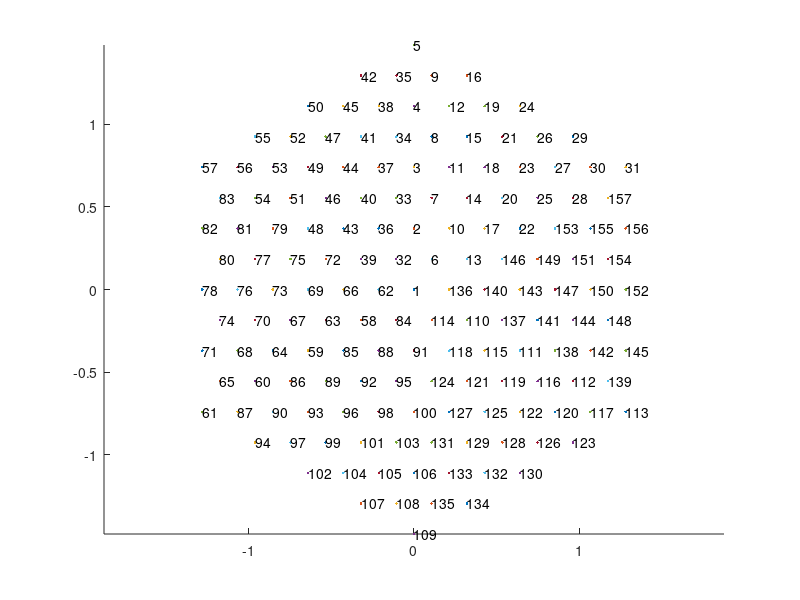

The MATLAB script that drew this image: (Note: this script raises an error after producing the figure.)
clear;

%--------------------------------------------------------------------------
% load in Potential.mat
%--------------------------------------------------------------------------

load('Potential.mat');
% contains: - matrix of grid point (x,y)-positions
%           - vector of AQ angles
%           - vector of weights for each point
%           - matrix of sampled potentials (i.e. Fourier components at each point and each angle)

%--------------------------------------------------------------------------
% plot the locations of the 157 grid points
%--------------------------------------------------------------------------

% Plotting of 157 pts.
figure; hold on; axis equal;
x_157=xypos(:,1); y_157=xypos(:,2);
for i=1:size(xypos,1)
    plot (x_157(i),y_157(i),'.')
    text(x_157(i),y_157(i),num2str(i));
end



% Number of Interpolation Points for rectangular grid & angle interpolation
nx=120;
ny=200;
ntheta=25; % to request 30 theta vals., starting at 0, e.g., set ntheta=31

%% define range over which potential will be calculated
% potential is calculated across region (x,y) \in ([0,ax],[0,ay])

% the maximum x-displacement of the WS cell is half the basic horizontal lattice spacing
ax=2*max(xypos(:,1));

% the maximum y-displacement of the WS cell is half the basic vertical lattice spacing
ay=3*max(xypos(:,2));

% axes are typically chosen such that dir(x) || dir(a1)
a=ax;

% number of points in non-interpolated WS cell
np=157;

V3Dinterp=V3Dinterp_AQ;

%% --------------------------------------------------------------------------
% interpolating in theta
%--------------------------------------------------------------------------

% intitial number of angles
ntheta0=length(thetapos);

% generate new linearly-spaced vector from [0,2*pi) with ntheta-1 entries
thetavec=linspace(0,2*pi,ntheta); thetavec=thetavec(1:(ntheta-1));

ntheta=ntheta-1;

% use cubic interpolation with spline() function to interpolate in theta dimension for each position (x,y)
for ixy=1:(size(xypos,1))
    V3Dinterp_temp(ixy,:)=spline(thetapos,V3Dinterp(ixy,:),thetavec); % spline() uses cubic interpolation
end
V3Dinterp=V3Dinterp_temp;

%% --------------------------------------------------------------------------
% interpolating in x and y
%--------------------------------------------------------------------------

% original integer factor N as defined in the theoretical bckgd
nscale=12;

% use halvespacing() method to double the resolution of V3Dinterp
[V3Dnew, xyposnew, weightnew, npnew, nscalenew] = halvespacing(V3Dinterp, xypos, weight, np,nscale,a,14);

%% --------------------------------------------------------------------------
% interpolating in x and y
%--------------------------------------------

% basic vertical reciprocal lattice spacing
G1=4*pi/sqrt(3)/a;

% basic vertical reciprocal lattice spacing
Gx0=2*pi/ax;

% basic vertical reciprocal lattice spacing
Gy0=2*pi/ay;

%this gives twice the point spacing in the original grid

% iGp is the number of mesh cells in real space to lattice cell along one direction
iGp=0;

% iterate through desired no of points
for ix=1:nx
    for iy=1:ny
        if(mod(ix+iy,2)==0)
            
            % place origin at centre of grid by limiting range to +/- nx or ny:
            
            % limit x
            ixind=ix-1;
            if(ixind>nx/2)
                ixind=ixind-nx;
            end
            
            % limit y
            iyind=iy-1;
            if(iyind>ny/2)
               iyind=iyind-ny;
            end
            
            % find corresponding reciprocal vector for given posn, Gtemp
            Gtemp(1)=ixind*Gx0; Gtemp(2)=iyind*Gy0;
            
            % weight that position based on its position within the range
            weighttemp=InHexRecip(Gtemp,G1,nscalenew);
            
            % if the point is within the basic reciprocal WS cell... (weight=1,1/2,1/3)
           if(weighttemp~=0)
                % add the point to the set of considered reciprocal vectors
                iGp=iGp+1;
                
                Gxp(iGp)=ixind*Gx0; Gyp(iGp)=iyind*Gy0;
                
                weightp(iGp)=weighttemp;
            end
        end
    end
end

% total no of reciprocal grid vectors in basic reciprocal WS cell
nGp=iGp;

% set of moduli of reciprocal grid lattice vectors
Gmag=(Gxp.*Gxp+Gyp.*Gyp);

% sort Gmag and store the permutatiion of the old order to the new order in IX
[Gmag, IX]=sort(Gmag);

% we can now use IX to reorder the points (Gxp,Gyp) by their modulus (reorder all their properties)
Gdum=Gxp(IX); Gxp=Gdum;
Gdum=Gyp(IX); Gyp=Gdum;

Gdum=weightp(IX); weightp=Gdum;

% Normalise the (ixGp,iyGp) to integers defining the reciprocal vectors
ixGp=round(Gxp./Gx0);
iyGp=round(Gyp./Gy0);

% Switch to 1-indexing for use in the Fourier transform
ix0Gp=ixGp+1;
iy0Gp=iyGp+1;

% add multiples of nx,ny to map all points (ix0Gp,iy0Gp)<1, i.e. points outside the range [1,nx] & [1,ny] to 1,2,...
for iGp=1:nGp
    if(ix0Gp(iGp)<1)
        ix0Gp(iGp)=ix0Gp(iGp)+nx;
    end
    if(iy0Gp(iGp)<1)
        iy0Gp(iGp)=iy0Gp(iGp)+ny;
    end
end

% Gxp,Gyp are the x and y components of the nGp reciprocal vectors used to describe the potential. 

% ixGp and iyGp give these vectors as integer multiples of Gx0 and Gy0 which are the basic G vectors of the rectangular unit cell

% ix0Gp and iy0Gp are these integers, but mapped on to the range 1 to nx and 1 to ny where (1,1) is the (Gx,Gy)=(0,0) - i.e. these are the integers to use in the fourier transforms

% so now ix0Gp and iy0Gp have the integers that will locate each G vector in the matrix for a iff2'ed potential

%% --------------------------------------------------------------------------
% calculate potential  Fourier components for interpolated potential
%--------------------------------------------------------------------------
%VG(iGp,iz)
VGnew=zeros(nGp,ntheta);
for iGp=1:nGp
    for itheta=1:ntheta
        dum=0.0;
        for ip=1:npnew  % sum weighted contributions of each Fourier component
    dum=dum+V3Dnew(ip,itheta)*exp(-1i*(Gxp(iGp)*xyposnew(ip,1)+Gyp(iGp)*xyposnew(ip,2)))*weightnew(ip);
        end
        VGnew(iGp,itheta)=dum/nscalenew/nscalenew;
    end
end

%% --------------------------------------------------------------------------
% weight the potential
%--------------------------------------------------------------------------

pe3D=zeros(nx,ny,ntheta);

for itheta=1:ntheta

clear A
    A=zeros(nx,ny);
    for iGp=1:nGp
        % weight the potential at each point to account for double/treble-counting
        A(ix0Gp(iGp),iy0Gp(iGp))=VGnew(iGp,itheta)*weightp(iGp);
    end
    % take the real (cosine) part so that there is a top site at the origin
    B=real(fft2(A));
pe3D(:,:,itheta)=B(:,:);
end

%% --------------------------------------------------------------------------
% produce grid of positions we wish to sample in our plot, as defined by nx and ny
%--------------------------------------------------------------------------

% Note we calculate it across a rectangle cell rather than a WS cell for ease of use
X=zeros(nx,ny);
Y=X;
for ix=1:nx
    for iy=1:ny
        X(ix,iy)=ax*(ix-1)/nx;
        Y(ix,iy)=ay*(iy-1)/ny;
    end
end

%% --------------------------------------------------------------------------
% plot potentials for each calculated theta in [0,180] degrees
%--------------------------------------------------------------------------

% define plot parameters
color_scale_min=0; color_scale_max=1050;
asp = [1 1 1/color_scale_max];
Lx = [0 max(X,[],'all')]; Ly = [0 max(Y,[],'all')];

% plot surface/contour map for each calculated angle theta in [0,180] degrees
for i = 1:24
    figure(100+i);
    %stest = surf(X,Y,pe3D(:,:,i)); set(stest,'LineStyle','none'); caxis([color_scale_min color_scale_max]); view([0 90]); daspect(asp); xlim(Lx); ylim(Ly);
    stest = contourf(X,Y,pe3D(:,:,i)); axis equal; title(sprintf('%d',round(thetavec(i)*(180/pi))));
    
    %exportgraphics(gcf,sprintf('deg%d.png',round(thetavec(i)*3*(180/pi))),'Resolution','300')
end

%% --------------------------------------------------------------------------
% prepare potential object for implementation in MD simulation
%--------------------------------------------------------------------------

% Including 3rd z dimension BUT only with length 1 because we defined a single surface z(x,y)
PES4D_AQ(:,:,1,:)=pe3D;

%permute axes t: y,x,theta,z
PES4D_AQ=permute(PES4D_AQ,[2 1 3 4]);

save('loadPES', 'PES4D_AQ');
